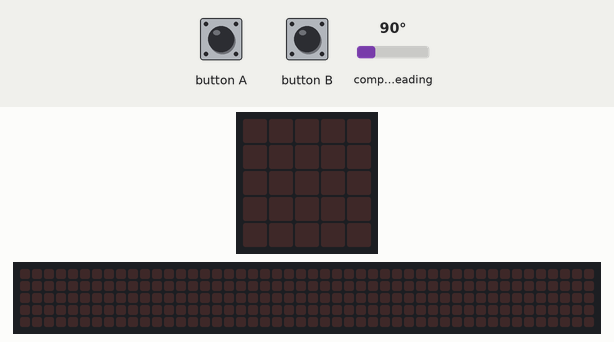
Simulated run of this program. Board: BBC micro:bit (MakeCode). Parts: the board's 5×5 LED display, a strip that is not on the board, showing the scrolling text unrolled. The test bench sets the inputs (shaded band); at power-on: compass heading 90°. The 48×5 strip is a reading aid, not a part: it shows the text the display is scrolling, unrolled, one strip-width of it at a time; the compass is already calibrated.

Above: at 1.2 s.
1.3 s: button B pressed for 0.15 s
At 3.92 s:
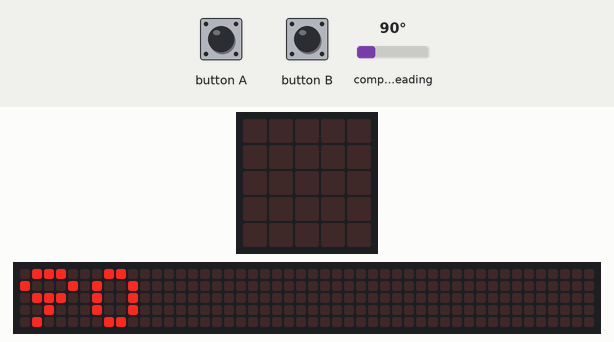
4.3 s: button A pressed for 0.15 s
At 5.5 s:
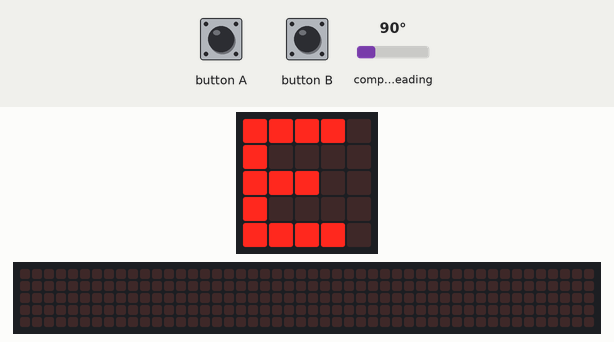
5.9 s: button B pressed for 0.15 s
At 6.12 s:
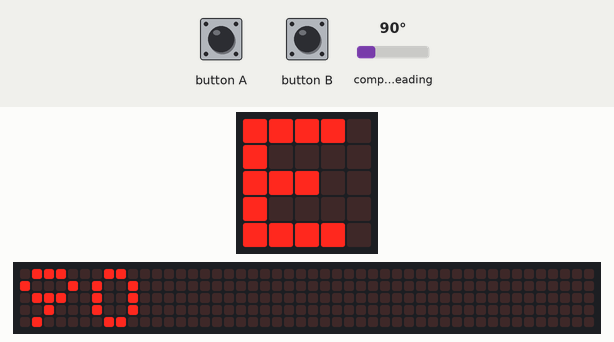
Timing chart, 0 to 8.9 s (numbered marks = the images above; inputs shaded):
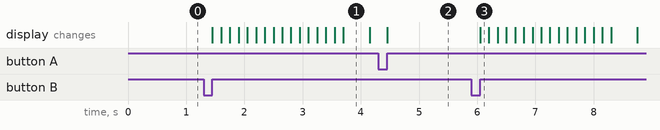

Measured:
- after the input at 1.3 s, the display: changes after 0.15 s (image 1)
- after the input at 4.3 s, the display: changes after 0.15 s (image 2)
- after the input at 5.9 s, the display: changes after 0.15 s (image 3)
- what the display in image 1 shows lasts 0.5 s, from 3.7 s to 4.2 s

The program:

main.ts
```typescript
let x = 0
input.onButtonPressed(Button.A, function () {
    x = input.compassHeading()
    if (x < 45) {
        basic.showString("N")
    } else if (x < 135) {
        basic.showString("E")
    } else if (x < 225) {
        basic.showString("S")
    } else if (x < 315) {
        basic.showString("W")
    } else {
        basic.showString("N")
    }
})
input.onButtonPressed(Button.B, function () {
    basic.showNumber(input.compassHeading())
})
basic.forever(function () {

})
```

test.ts
```typescript
// tu są testy; nie będzie to kompilowane, gdy ten pakiet będzie używany jako rozszerzenie.
```
